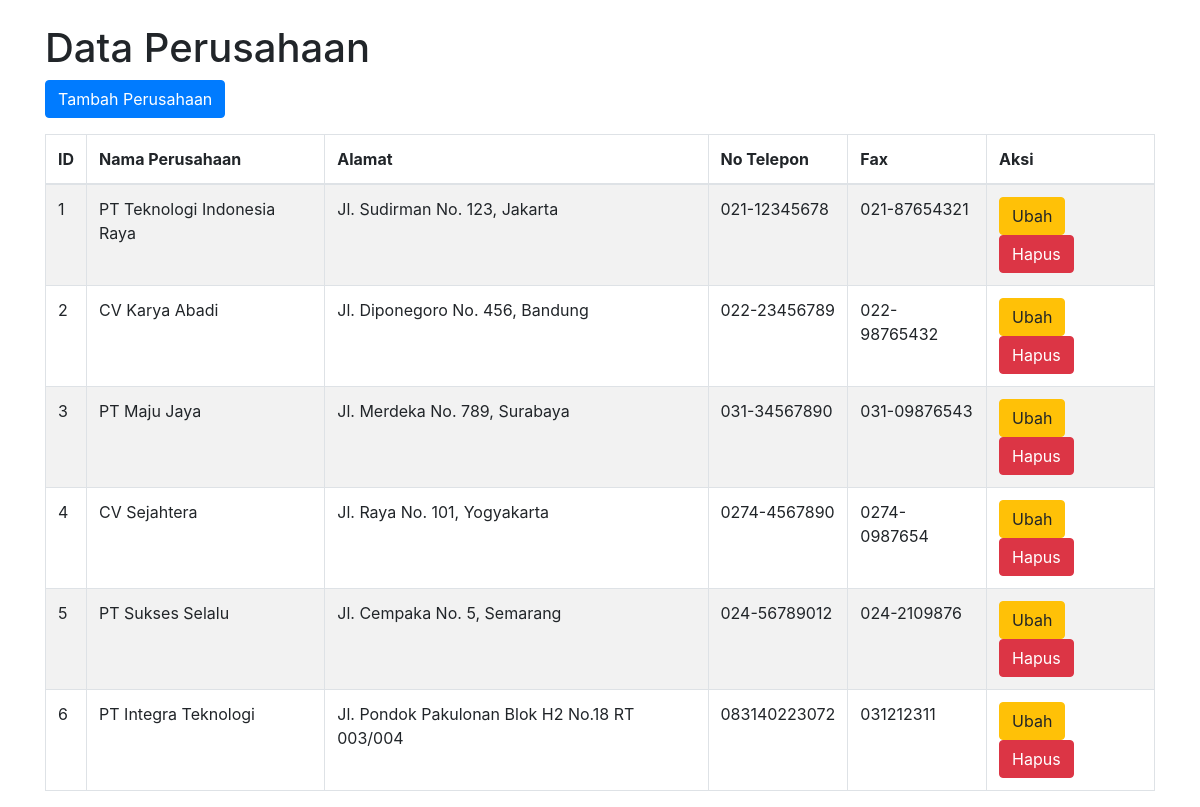
Page /tampil_perusahaan.php on the committed database.
### tables this page shows
CREATE TABLE `perusahaan` (
  `id_perusahaan` int(11) NOT NULL,
  `nama_perusahaan` varchar(100) NOT NULL,
  `alamat` varchar(255) NOT NULL,
  `no_telp` varchar(255) NOT NULL,
  `fax` varchar(255) NOT NULL
);

### tampil_perusahaan.php (the view, shortened to what this page needs)
<?php
include 'koneksi.php';
$sql = "SELECT * FROM perusahaan";
$result = $conn->query($sql);
?>
<!DOCTYPE html>
<html lang="id">
<head>
    <link rel="stylesheet" href="https://stackpath.bootstrapcdn.com/bootstrap/4.5.2/css/bootstrap.min.css">
</head>
<body>
<div class="container mt-4">
    <h1>Data Perusahaan</h1>
    <a href="tambah_perusahaan.php" class="btn btn-primary mb-3">Tambah Perusahaan</a>
    <table class="table table-bordered table-striped">
        <thead>
            <tr>
                <th>ID</th>
                <th>Nama Perusahaan</th>
                <th>Alamat</th>
                <th>No Telepon</th>
                <th>Fax</th>
                <th>Aksi</th>
            </tr>
        </thead>
        <tbody>
            <?php while($row = $result->fetch_assoc()): ?>
            <tr>
                <td><?php echo $row['id_perusahaan']; ?></td>
                <td><?php echo $row['nama_perusahaan']; ?></td>
                <td><?php echo $row['alamat']; ?></td>
                <td><?php echo $row['no_telp']; ?></td>
                <td><?php echo $row['fax']; ?></td>
                <td>
                    <a href="ubah_perusahaan.php?id=<?php echo $row['id_perusahaan']; ?>" class="btn btn-warning">Ubah</a>
                    <a href="hapus_perusahaan.php?id=<?php echo $row['id_perusahaan']; ?>" class="btn btn-danger">Hapus</a>
                </td>
            </tr>
            <?php endwhile; ?>
        </tbody>
    </table>
</div>
</body>
</html>

### rows in the picture
perusahaan: id_perusahaan "1", nama_perusahaan "PT Teknologi Indonesia Raya", alamat "Jl. Sudirman No. 123, Jakarta", no_telp "021-12345678", fax "021-87654321"
perusahaan: id_perusahaan "2", nama_perusahaan "CV Karya Abadi", alamat "Jl. Diponegoro No. 456, Bandung", no_telp "022-23456789", fax "022-98765432"
perusahaan: id_perusahaan "3", nama_perusahaan "PT Maju Jaya", alamat "Jl. Merdeka No. 789, Surabaya", no_telp "031-34567890", fax "031-09876543"
perusahaan: id_perusahaan "4", nama_perusahaan "CV Sejahtera", alamat "Jl. Raya No. 101, Yogyakarta", no_telp "0274-4567890", fax "0274-0987654"
perusahaan: id_perusahaan "5", nama_perusahaan "PT Sukses Selalu", alamat "Jl. Cempaka No. 5, Semarang", no_telp "024-56789012", fax "024-2109876"
perusahaan: id_perusahaan "6", nama_perusahaan "PT Integra Teknologi", alamat "Jl. Pondok Pakulonan Blok H2 No.18 RT 003/004", no_telp "083140223072", fax "031212311"
